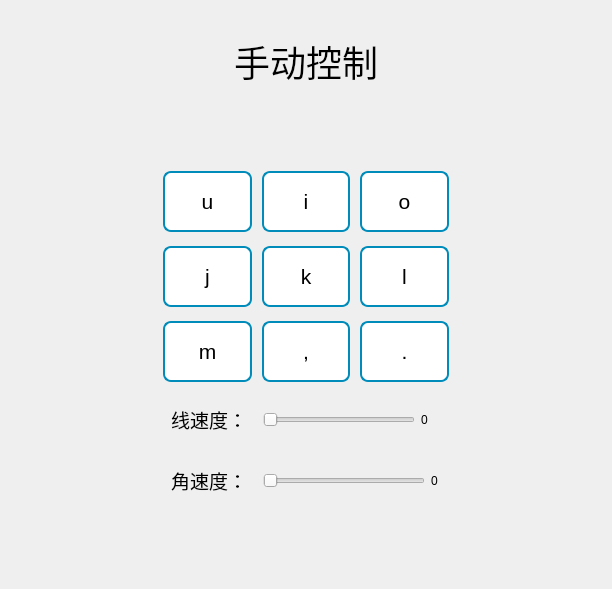
      <widget class="QWidget" name="tab">
       <attribute name="title">
        <string>手动控制</string>
       </attribute>
       <layout class="QGridLayout" name="gridLayout_18">
        <item row="0" column="0">
         <layout class="QGridLayout" name="gridLayout_17">
          <item row="2" column="2">
           <spacer name="horizontalSpacer_7">
            <property name="orientation">
             <enum>Qt::Horizontal</enum>
            </property>
            <property name="sizeType">
             <enum>QSizePolicy::Fixed</enum>
            </property>
            <property name="sizeHint" stdset="0">
             <size>
              <width>150</width>
              <height>20</height>
             </size>
            </property>
           </spacer>
          </item>
          <item row="0" column="1">
           <widget class="QLabel" name="label_8">
            <property name="sizePolicy">
             <sizepolicy hsizetype="Preferred" vsizetype="Fixed">
              <horstretch>0</horstretch>
              <verstretch>0</verstretch>
             </sizepolicy>
            </property>
            <property name="minimumSize">
             <size>
              <width>0</width>
              <height>100</height>
             </size>
            </property>
            <property name="maximumSize">
             <size>
              <width>16777211</width>
              <height>100</height>
             </size>
            </property>
            <property name="styleSheet">
             <string notr="true">    border-radius: 8px;
    color: white;
    padding: 16px 32px;
    text-align: center;
    text-decoration: none;
    font-size: 36px;
    margin: 4px 2px;
    color: black;</string>
            </property>
            <property name="text">
             <string>手动控制</string>
            </property>
            <property name="alignment">
             <set>Qt::AlignCenter</set>
            </property>
           </widget>
          </item>
          <item row="1" column="1">
           <spacer name="verticalSpacer_2">
            <property name="orientation">
             <enum>Qt::Vertical</enum>
            </property>
            <property name="sizeType">
             <enum>QSizePolicy::Fixed</enum>
            </property>
            <property name="sizeHint" stdset="0">
             <size>
              <width>100</width>
              <height>50</height>
             </size>
            </property>
           </spacer>
          </item>
          <item row="2" column="0">
           <spacer name="horizontalSpacer_6">
            <property name="orientation">
             <enum>Qt::Horizontal</enum>
            </property>
            <property name="sizeType">
             <enum>QSizePolicy::Fixed</enum>
            </property>
            <property name="sizeHint" stdset="0">
             <size>
              <width>150</width>
              <height>20</height>
             </size>
            </property>
           </spacer>
          </item>
          <item row="2" column="1">
           <layout class="QVBoxLayout" name="verticalLayout_11">
            <item>
             <layout class="QHBoxLayout" name="horizontalLayout_7">
              <item>
               <widget class="QPushButton" name="pushButton_u">
                <property name="styleSheet">
                 <string notr="true">    QPushButton#pushButton_u {
	border-radius: 8px;
    color: white;
    padding: 16px 32px;
    text-align: center;
    text-decoration: none;
    font-size: 21px;
    margin: 4px 2px;
    background-color: white;
    color: black;
    border: 2px solid #008cba;
}
QPushButton#pushButton_u:hover {
    background-color: #008cba;
    color: white;
}
QPushButton#pushButton_u:pressed {
    background-color: #06AD56;
}
</string>
                </property>
                <property name="text">
                 <string>u</string>
                </property>
                <property name="shortcut">
                 <string>U</string>
                </property>
               </widget>
              </item>
              <item>
               <widget class="QPushButton" name="pushButton_i">
                <property name="styleSheet">
                 <string notr="true">    QPushButton#pushButton_i {
	border-radius: 8px;
    color: white;
    padding: 16px 32px;
    text-align: center;
    text-decoration: none;
    font-size: 21px;
    margin: 4px 2px;
    background-color: white;
    color: black;
    border: 2px solid #008cba;
}
QPushButton#pushButton_i:hover {
    background-color: #008cba;
    color: white;
}
QPushButton#pushButton_i:pressed {
    background-color: #06AD56;
}
</string>
                </property>
                <property name="text">
                 <string>i</string>
                </property>
                <property name="shortcut">
                 <string>I</string>
                </property>
               </widget>
              </item>
              <item>
               <widget class="QPushButton" name="pushButton_o">
                <property name="styleSheet">
                 <string notr="true">    QPushButton#pushButton_o {
	border-radius: 8px;
    color: white;
    padding: 16px 32px;
    text-align: center;
    text-decoration: none;
    font-size: 21px;
    margin: 4px 2px;
    background-color: white;
    color: black;
    border: 2px solid #008cba;
}
QPushButton#pushButton_o:hover {
    background-color: #008cba;
    color: white;
}
QPushButton#pushButton_o:pressed {
    background-color: #06AD56;
}
</string>
                </property>
                <property name="text">
                 <string>o</string>
                </property>
                <property name="shortcut">
                 <string>O</string>
                </property>
               </widget>
              </item>
             </layout>
            </item>
            <item>
             <layout class="QHBoxLayout" name="horizontalLayout_8">
              <item>
               <widget class="QPushButton" name="pushButton_j">
                <property name="styleSheet">
                 <string notr="true">    QPushButton#pushButton_j {
	border-radius: 8px;
    color: white;
    padding: 16px 32px;
    text-align: center;
    text-decoration: none;
    font-size: 21px;
    margin: 4px 2px;
    background-color: white;
    color: black;
    border: 2px solid #008cba;
}
QPushButton#pushButton_j:hover {
    background-color: #008cba;
    color: white;
}
QPushButton#pushButton_j:pressed {
    background-color: #06AD56;
}
</string>
                </property>
                <property name="text">
                 <string>j</string>
                </property>
                <property name="shortcut">
                 <string>J</string>
                </property>
               </widget>
              </item>
              <item>
               <widget class="QPushButton" name="pushButton_k">
                <property name="styleSheet">
                 <string notr="true"> QPushButton#pushButton_k {
	border-radius: 8px;
    color: white;
    padding: 16px 32px;
    text-align: center;
    text-decoration: none;
    font-size: 21px;
    margin: 4px 2px;
    background-color: white;
    color: black;
    border: 2px solid #008cba;
}
QPushButton#pushButton_k:hover {
    background-color: #008cba;
    color: white;
}
QPushButton#pushButton_k:pressed {
    background-color: #06AD56;
}
</string>
                </property>
                <property name="text">
                 <string>k</string>
                </property>
                <property name="shortcut">
                 <string>K</string>
                </property>
               </widget>
              </item>
              <item>
               <widget class="QPushButton" name="pushButton_l">
                <property name="styleSheet">
                 <string notr="true">    QPushButton#pushButton_l {
	border-radius: 8px;
    color: white;
    padding: 16px 32px;
    text-align: center;
    text-decoration: none;
    font-size: 21px;
    margin: 4px 2px;
    background-color: white;
    color: black;
    border: 2px solid #008cba;
}
QPushButton#pushButton_l:hover {
    background-color: #008cba;
    color: white;
}
QPushButton#pushButton_l:pressed {
    background-color: #06AD56;
}
</string>
                </property>
                <property name="text">
                 <string>l</string>
                </property>
                <property name="shortcut">
                 <string>L</string>
                </property>
               </widget>
              </item>
             </layout>
            </item>
            <item>
             <layout class="QHBoxLayout" name="horizontalLayout_9">
              <item>
               <widget class="QPushButton" name="pushButton_n">
                <property name="styleSheet">
                 <string notr="true">    QPushButton#pushButton_n {
	border-radius: 8px;
    color: white;
    padding: 16px 32px;
    text-align: center;
    text-decoration: none;
    font-size: 21px;
    margin: 4px 2px;
    background-color: white;
    color: black;
    border: 2px solid #008cba;
}
QPushButton#pushButton_n:hover {
    background-color: #008cba;
    color: white;
}
QPushButton#pushButton_n:pressed {
    background-color: #06AD56;
}
</string>
                </property>
                <property name="text">
                 <string>m</string>
                </property>
                <property name="shortcut">
                 <string>M</string>
                </property>
               </widget>
              </item>
              <item>
               <widget class="QPushButton" name="pushButton_m">
                <property name="styleSheet">
                 <string notr="true">    QPushButton#pushButton_m {
	border-radius: 8px;
    color: white;
    padding: 16px 32px;
    text-align: center;
    text-decoration: none;
    font-size: 21px;
    margin: 4px 2px;
    background-color: white;
    color: black;
    border: 2px solid #008cba;
}
QPushButton#pushButton_m:hover {
    background-color: #008cba;
    color: white;
}
QPushButton#pushButton_m:pressed {
    background-color: #06AD56;
}
</string>
                </property>
                <property name="text">
                 <string>,</string>
                </property>
                <property name="shortcut">
                 <string>,</string>
                </property>
               </widget>
              </item>
              <item>
               <widget class="QPushButton" name="pushButton_br">
                <property name="styleSheet">
                 <string notr="true">    QPushButton#pushButton_br {
	border-radius: 8px;
    color: white;
    padding: 16px 32px;
    text-align: center;
    text-decoration: none;
    font-size: 21px;
    margin: 4px 2px;
    background-color: white;
    color: black;
    border: 2px solid #008cba;
}
QPushButton#pushButton_br:hover {
    background-color: #008cba;
    color: white;
}
QPushButton#pushButton_br:pressed {
    background-color: #06AD56;
}
</string>
                </property>
                <property name="text">
                 <string>.</string>
                </property>
                <property name="shortcut">
                 <string>.</string>
                </property>
               </widget>
              </item>
             </layout>
            </item>
            <item>
             <layout class="QHBoxLayout" name="horizontalLayout_10">
              <item>
               <widget class="QLabel" name="label_6">
                <property name="styleSheet">
                 <string notr="true">    border-radius: 8px;
    color: white;
    padding: 1px 3px;
    text-align: center;
    text-decoration: none;
    font-size: 19px;
    margin: 4px 2px;
    color: black;</string>
                </property>
                <property name="text">
                 <string>线速度：</string>
                </property>
               </widget>
              </item>
              <item>
               <widget class="QSlider" name="horizontalSlider_linera">
                <property name="styleSheet">
                 <string notr="true">    border-radius: 8px;
    color: white;
    padding: 16px 32px;
    text-align: center;
    text-decoration: none;
    font-size: 21px;
    margin: 4px 2px;
    color: black;
</string>
                </property>
                <property name="maximum">
                 <number>100</number>
                </property>
                <property name="value">
                 <number>0</number>
                </property>
                <property name="orientation">
                 <enum>Qt::Horizontal</enum>
                </property>
               </widget>
              </item>
              <item>
               <widget class="QLabel" name="label_linera">
                <property name="minimumSize">
                 <size>
                  <width>30</width>
                  <height>0</height>
                 </size>
                </property>
                <property name="maximumSize">
                 <size>
                  <width>30</width>
                  <height>16777215</height>
                 </size>
                </property>
                <property name="text">
                 <string>0</string>
                </property>
               </widget>
              </item>
             </layout>
            </item>
            <item>
             <layout class="QHBoxLayout" name="horizontalLayout_11">
              <item>
               <widget class="QLabel" name="label_7">
                <property name="styleSheet">
                 <string notr="true">    border-radius: 8px;
    color: white;
    padding: 1px 3px;
    text-align: center;
    text-decoration: none;
    font-size: 19px;
    margin: 4px 2px;
    color: black;</string>
                </property>
                <property name="text">
                 <string>角速度：</string>
                </property>
               </widget>
              </item>
              <item>
               <widget class="QSlider" name="horizontalSlider_raw">
                <property name="maximumSize">
                 <size>
                  <width>16777215</width>
                  <height>16777215</height>
                 </size>
                </property>
                <property name="styleSheet">
                 <string notr="true">    border-radius: 8px;
    color: white;
    padding: 16px 32px;
    text-align: center;
    text-decoration: none;
    font-size: 21px;
    margin: 4px 2px;
    color: black;</string>
                </property>
                <property name="maximum">
                 <number>100</number>
                </property>
                <property name="value">
                 <number>0</number>
                </property>
                <property name="orientation">
                 <enum>Qt::Horizontal</enum>
                </property>
               </widget>
              </item>
              <item>
               <widget class="QLabel" name="label_raw">
                <property name="minimumSize">
                 <size>
                  <width>20</width>
                  <height>0</height>
                 </size>
                </property>
                <property name="maximumSize">
                 <size>
                  <width>20</width>
                  <height>16777215</height>
                 </size>
                </property>
                <property name="text">
                 <string>0</string>
                </property>
               </widget>
              </item>
             </layout>
            </item>
           </layout>
          </item>
          <item row="3" column="1">
           <spacer name="verticalSpacer_3">
            <property name="orientation">
             <enum>Qt::Vertical</enum>
            </property>
            <property name="sizeType">
             <enum>QSizePolicy::Fixed</enum>
            </property>
            <property name="sizeHint" stdset="0">
             <size>
              <width>100</width>
              <height>70</height>
             </size>
            </property>
           </spacer>
          </item>
         </layout>
        </item>
       </layout>
      </widget>
